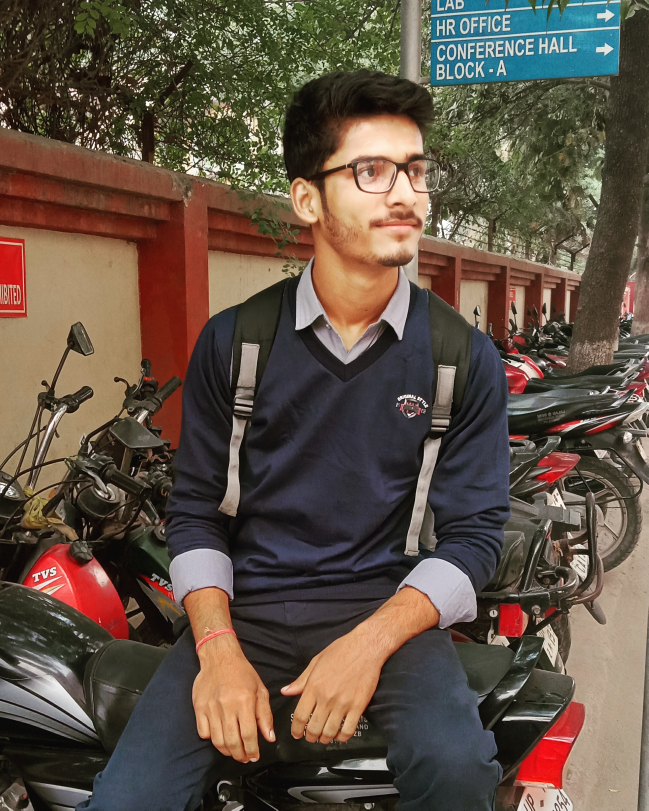
#> input picture Beginner Level Task/Image to Pencil Sketch/ankit.jpg, 1945 x 2431 px (shown at 1/3 size)
$ jupyter execute --allow-errors Imagetosketch.ipynb
#> lines starting #> are read from the running program, lines starting #| are printed output that depends on the picture
# Image to sketch

# LGMVIP Task-4|| Data Science

#### We need to read the image in RBG format and then convert it to a grayscale image. This will turn an image into a classic black and white photo. Then the next thing to do is invert the grayscale image also called negative image, this will be our inverted grayscale image. Inversion can be used to enhance details. Then we can finally create the pencil sketch by mixing the grayscale image with the inverted blurry image.

## Import libraries

[cell 1]
import numpy as np
import matplotlib.pyplot as plt
import seaborn as sns
import pandas as pd
import cv2

[cell 2]
im = cv2.imread('ankit.jpg')
#> im is the input picture: shape (2431, 1945, 3); mean B, G, R 68.6, 81.6, 96.5
im_resized = cv2.resize(im, (340, 340), interpolation=cv2.INTER_LINEAR)
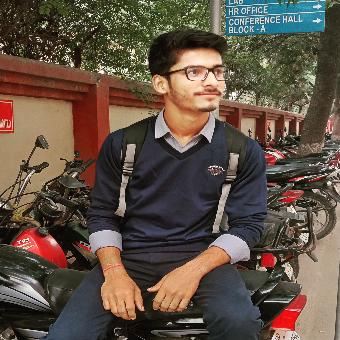
#> im_resized: shape (340, 340, 3); mean B, G, R 68.5, 81.4, 96.3

[cell 3]
plt.imshow(cv2.cvtColor(im_resized, cv2.COLOR_BGR2RGB))
plt.show()

## Convert Coloured image to Grey_Scale Image

[cell 4]
image_grey = cv2.cvtColor(im, cv2.COLOR_BGR2GRAY)
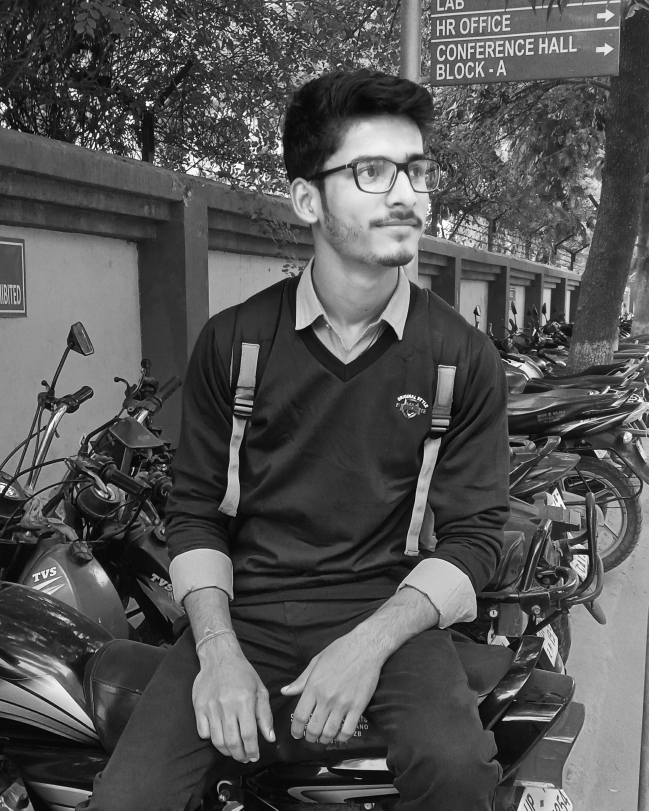
#> image_grey: shape (2431, 1945) (shown at 1/3 size); min 1, max 255, mean 84.5
im_resized = cv2.resize(image_grey, (340, 340), interpolation=cv2.INTER_LINEAR)
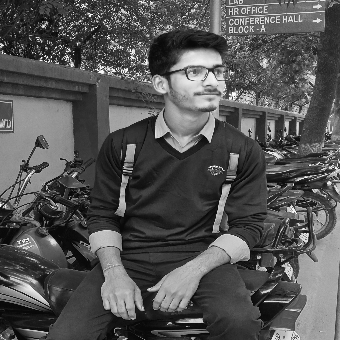
#> im_resized: shape (340, 340); min 7, max 255, mean 84.4
plt.imshow(cv2.cvtColor(im_resized, cv2.COLOR_BGR2RGB))
plt.show()
